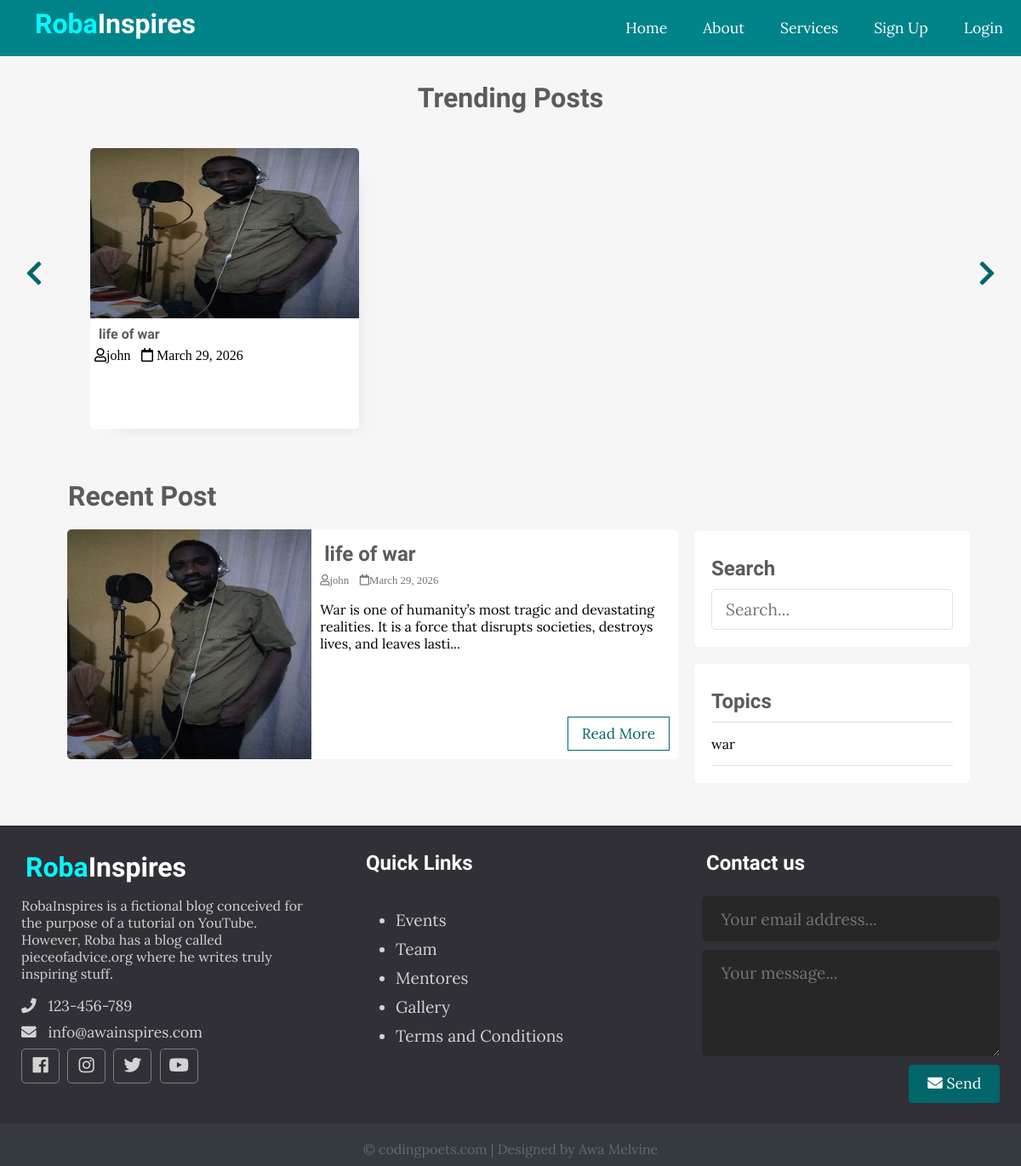
The page / on the database its author committed.
### tables this page shows
CREATE TABLE `post` (
  `id` int(11) NOT NULL,
  `user_id` int(11) NOT NULL,
  `topic_id` int(11) DEFAULT NULL,
  `title` varchar(255) NOT NULL,
  `image` varchar(255) DEFAULT NULL,
  `body` text NOT NULL,
  `publish` tinyint(1) DEFAULT 0,
  `created_at` datetime NOT NULL DEFAULT current_timestamp()
);

CREATE TABLE `users` (
  `id` int(11) NOT NULL,
  `admin` tinyint(4) NOT NULL,
  `username` varchar(255) NOT NULL,
  `email` varchar(255) NOT NULL,
  `password` varchar(255) NOT NULL,
  `created_at` timestamp NOT NULL DEFAULT current_timestamp(),
  `role` varchar(10) DEFAULT 'user'
);

CREATE TABLE `topics` (
  `id` int(11) NOT NULL,
  `name` varchar(100) NOT NULL,
  `description` text NOT NULL
);

### app/database/db.php (called while the page is built, shortened)
<?php
require('conn.php');
function executeQuery($sql,$data){
    global $conn;
    $stmt=$conn->prepare($sql);
    $values=array_values($data);
    $types=str_repeat('s',count($values));
    $stmt->bind_param($types,...$values);
    $stmt->execute();
    return $stmt;
}
function selectAll($table,$conditions = []){
global $conn;
$sql="SELECT * FROM  $table";
if (empty($conditions)) {
    $stmt=$conn->prepare($sql);
    $stmt->execute();
    $records=$stmt->get_result()->fetch_all(MYSQLI_ASSOC);
    return $records;
}
}
function getPublishPost(){
    $sql = "SELECT p.*, u.username
            FROM post AS p
            JOIN users AS u ON p.user_id = u.id
            WHERE p.publish = ?";
    $stmt = executeQuery($sql, [1]);
    $records = $stmt->get_result()->fetch_all(MYSQLI_ASSOC);
    return $records;
}

### app/controllers/post.php (called while the page is built, shortened)
<?php
include(ROOT_PATH . '/app/database/db.php');
$topics=selectAll('topics');

### index.php (the view, shortened to what this page needs)
<?php
include(ROOT_PATH . '/app/controllers/post.php');
$posts=array();
$postTitle='Recent Post';
$topics=selectAll('topics');
if (isset($_GET['t_id'])) {
  $posts=getPostTopics($_GET['t_id']);
  $postTitle="You searched for '" . $_GET['name']."'";
}else if (isset($_POST['search-term'])) {
  $postTitle="You searched for '" . $_POST['search-term']."'";
  $posts=searchPost($_POST['search-term']);
}else{
$posts=getPublishPost();
}
?>
<!DOCTYPE html>
<html lang="en">
<head>
  <link rel="stylesheet" href="https://use.fontawesome.com/releases/v5.7.2/css/all.css"
>
  <link rel="stylesheet" href="asset/css/style.css">
</head>
<body>
  <?php include(ROOT_PATH . '/app/includes/header.php'); ?>
  <div class="page-wrapper">
    <div class="post-slider">
      <h1 class="slider-title">Trending Posts</h1>
      <i class="fas fa-chevron-left prev"></i>
      <i class="fas fa-chevron-right next"></i>
      <div class="post-wrapper">
  <?php foreach ($posts as $post): ?>
  <div class="post">
    <img src="<?php echo BASE_URL . '/asset/images/' . $post['image']; ?>" alt="" class="slider-image">
    <div class="post-info">
      <h4>
        <a href="single.php?id=<?php echo $post['id']; ?>">
          <?php echo $post['title']; ?>
        </a>
      </h4>
      <i class="far fa-user"><?php echo $post['username'];?></i>
      <i class="far fa-calendar">
        <?php echo date('F j, Y', strtotime($post['created_at'])); ?>
      </i>
    </div>
  </div>
<?php endforeach; ?>
      </div>
    </div>
    <div class="content clearfix">
      <div class="main-content">
        <h1 class="recent-post-title"><?php echo $postTitle;?></h1>
          <?php foreach ($posts as $key => $post):?>
              <div class="post clearfix">
                <img src="<?php echo BASE_URL . '/asset/images/' . $post['image']; ?>" alt="" class="post-image">
                <div class="post-preview">
                  <h2><a href="single.php?id=<?php echo $post['id']; ?>"> <?php echo $post['title']; ?></a></h2>
                  <i class="far fa-user"><?php echo $post['username'];?></i>
                  <i class="far fa-calendar"><?php echo date('F j, Y', strtotime($post['created_at'])); ?></i>
                  <p class="preview-text">
                    <?php echo html_entity_decode(substr($post['body'],0,150) . '...')?>
                  </p>
                  <a href="single.php?id=<?php echo $post['id']; ?>" class="btn read-more">Read More</a>
                </div>
              </div>
          <?php endforeach;?>
      </div>
      <div class="sidebar">
        <div class="section search">
          <h2 class="section-title">Search</h2>
          <form action="index.php" method="post">
            <input type="text" name="search-term" class="text-input" placeholder="Search...">
          </form>
        </div>
        <div class="section topics">
          <h2 class="section-title">Topics</h2>
          <ul>
            <?php foreach ($topics as $key => $topic):?>
              <li>
                  <a href="<?php echo BASE_URL . '/index.php?t_id=' . $topic['id'] . '&name=' . urlencode($topic['name']); ?>">
                    <?php echo $topic['name']; ?>
                  </a>
            </li>
            <?php endforeach;?>
          </ul>
        </div>
      </div>
    </div>
  </div>
  <?php include("app/includes/footer.php")?>
</body>
</html>

### app/includes/header.php (shortened to what this page needs)
<header>
    <a href="<?php echo BASE_URL . '/index.php'?>" class="logo">
           <h1 class="logo-text"><span>Roba</span>Inspires</h1>
    </a>
    <ul class="nav">
      <li><a href="#">Home</a></li>
      <li><a href="#">About</a></li>
      <li><a href="#">Services</a></li>
    <?php if(isset($_SESSION['id'])):?>
     <li>
        <a href="#">
          <i class="fa fa-user"></i>
          <?php echo $_SESSION['username']?>
          <i class="fa fa-chevron-down" style="font-size: .8em;"></i>
        </a>
        <ul>
    <?php if(isset($_SESSION['id'])):?>
      <li><a href="<?php echo BASE_URL . '/admin/dashboard.php'?>">Dashboard</a></li>
    <?php endif ;?>
          <li><a href="<?php echo BASE_URL . '/logout.php'?>" class="logout">Logout</a></li>
        </ul>
      </li>
    <?php else :?>
      <li><a href="<?php echo BASE_URL . '/register.php'?>">Sign Up</a></li>
      <li><a href="<?php echo BASE_URL . '/login.php'?>">Login</a></li>
    <?php endif ;?>
    </ul>
  </header>

### app/includes/footer.php
<div class="footer">
    <div class="footer-content">
      <div class="footer-section about">
        <h1 class="logo-text"><span>Roba</span>Inspires</h1>
        <p>
          RobaInspires is a fictional blog conceived for the purpose of a tutorial on YouTube.
          However, Roba has a blog called pieceofadvice.org where he writes truly inspiring stuff.
        </p>
        <div class="contact">
          <span><i class="fas fa-phone"></i> &nbsp; 123-456-789</span>
          <span><i class="fas fa-envelope"></i> &nbsp; info@awainspires.com</span>
        </div>
        <div class="socials">
          <a href="#"><i class="fab fa-facebook"></i></a>
          <a href="#"><i class="fab fa-instagram"></i></a>
          <a href="#"><i class="fab fa-twitter"></i></a>
          <a href="#"><i class="fab fa-youtube"></i></a>
        </div>
      </div>
      <div class="footer-section links">
        <h2>Quick Links</h2>
        <br>
        <ul>
          <a href="#">
            <li>Events</li>
          </a>
          <a href="#">
            <li>Team</li>
          </a>
          <a href="#">
            <li>Mentores</li>
          </a>
          <a href="#">
            <li>Gallery</li>
          </a>
          <a href="#">
            <li>Terms and Conditions</li>
          </a>
        </ul>
      </div>
      <div class="footer-section contact-form">
      <h2>Contact us</h2>
        <br>
        <form action="index.html" method="post">
          <input type="email" name="email" class="text-input contact-input" placeholder="Your email address...">
          <textarea rows="4" name="message" class="text-input contact-input" placeholder="Your message..."></textarea>
          <button type="submit" class="btn btn-big contact-btn">
            <i class="fas fa-envelope"></i>
            Send
          </button>
        </form>
      </div>
    </div>
    <div class="footer-bottom">
      &copy; codingpoets.com | Designed by Awa Melvine
    </div>
  </div>

### rows shown on the page
post: image (picture), title "life of war", user.username "john", created_at "March 29, 2026", body "War is one of humanity’s most tragic and devastating realities. It is a force that disrupts societies, destroys lives, and leaves lasti..."
topics: name "war"

### other values the page prints
$postTitle "Recent Post"
